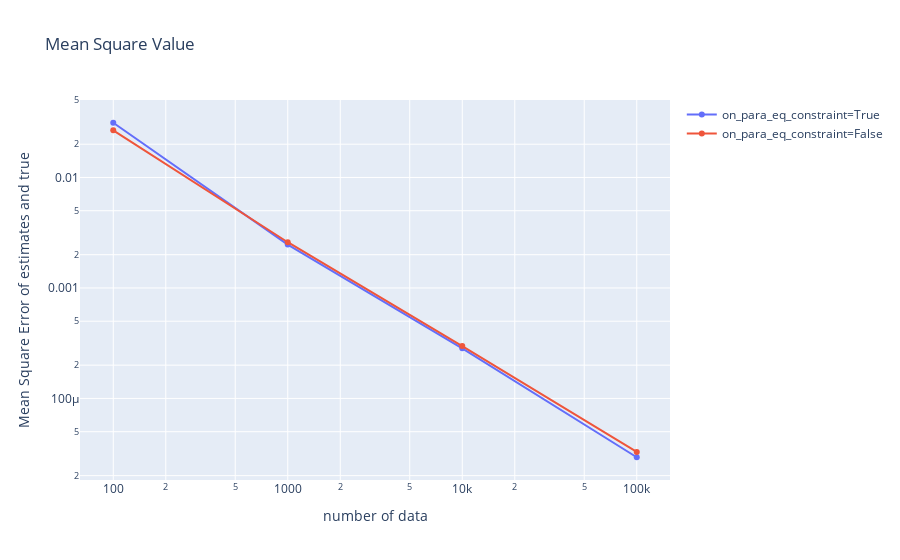

The cell this chart's notebook holds for it:
### Code cell
print(f"r={r}")
data_analysis.show_mses(num_data=num_data, mses=[mses_affine, mses_linear],
          names=["on_para_eq_constraint=True", "on_para_eq_constraint=False"])

### Figure 1 — Plotly figure (JSON) as saved in the notebook; plotly's stock layout.template omitted (floating-point values rounded to 4 significant figures)
{"data": [{"mode": "lines+markers", "name": "on_para_eq_constraint=True", "type": "scatter", "x": [100, 1000, 10000, 100000], "y": [0.03128, 0.00247, 0.0002841, 2.935e-05]}, {"mode": "lines+markers", "name": "on_para_eq_constraint=False", "type": "scatter", "x": [100, 1000, 10000, 100000], "y": [0.02672, 0.002593, 0.0002975, 3.28e-05]}], "layout": {"title": {"text": "Mean Square Value"}, "xaxis": {"title": {"text": "number of data"}, "type": "log"}, "yaxis": {"title": {"text": "Mean Square Error of estimates and true"}, "type": "log"}}}
